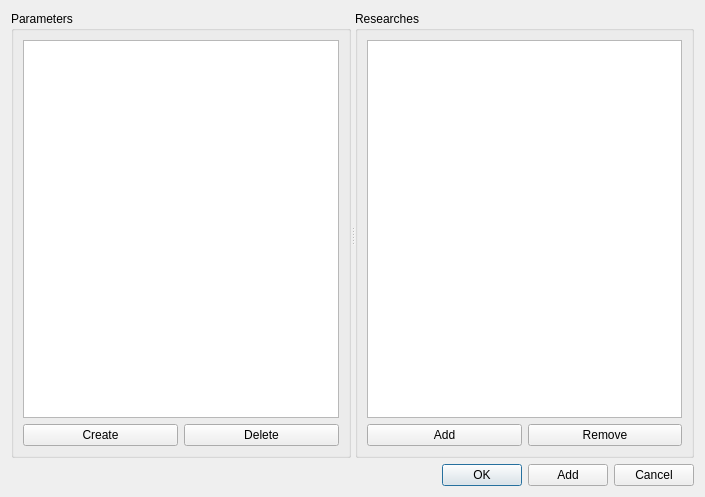
<?xml version="1.0" encoding="UTF-8"?>
<ui version="4.0">
 <class>ParameterAddingDialog</class>
 <widget class="QDialog" name="ParameterAddingDialog">
  <property name="geometry">
   <rect>
    <x>0</x>
    <y>0</y>
    <width>705</width>
    <height>497</height>
   </rect>
  </property>
  <property name="windowTitle">
   <string>Parameter Adding</string>
  </property>
  <layout class="QVBoxLayout" name="verticalLayout_3">
   <item>
    <widget class="QSplitter" name="splitter">
     <property name="orientation">
      <enum>Qt::Horizontal</enum>
     </property>
     <widget class="QGroupBox" name="parameterGroupBox">
      <property name="title">
       <string>Parameters</string>
      </property>
      <layout class="QVBoxLayout" name="verticalLayout">
       <item>
        <widget class="QTableView" name="parameterTableView">
         <property name="editTriggers">
          <set>QAbstractItemView::DoubleClicked|QAbstractItemView::EditKeyPressed</set>
         </property>
         <property name="alternatingRowColors">
          <bool>true</bool>
         </property>
         <property name="selectionBehavior">
          <enum>QAbstractItemView::SelectRows</enum>
         </property>
        </widget>
       </item>
       <item>
        <layout class="QHBoxLayout" name="horizontalLayout">
         <item>
          <widget class="QPushButton" name="createParameterPushButton">
           <property name="text">
            <string>Create</string>
           </property>
          </widget>
         </item>
         <item>
          <widget class="QPushButton" name="deleteParameterPushButton">
           <property name="text">
            <string>Delete</string>
           </property>
          </widget>
         </item>
        </layout>
       </item>
      </layout>
     </widget>
     <widget class="QGroupBox" name="researchGroupBox">
      <property name="title">
       <string>Researches</string>
      </property>
      <layout class="QVBoxLayout" name="verticalLayout_2">
       <item>
        <widget class="QTableView" name="researchTableView">
         <property name="editTriggers">
          <set>QAbstractItemView::NoEditTriggers</set>
         </property>
         <property name="alternatingRowColors">
          <bool>true</bool>
         </property>
         <property name="selectionBehavior">
          <enum>QAbstractItemView::SelectRows</enum>
         </property>
        </widget>
       </item>
       <item>
        <layout class="QHBoxLayout" name="horizontalLayout_2">
         <item>
          <widget class="QPushButton" name="addResearchPushButton">
           <property name="text">
            <string>Add</string>
           </property>
          </widget>
         </item>
         <item>
          <widget class="QPushButton" name="removeResearchPushButton">
           <property name="text">
            <string>Remove</string>
           </property>
          </widget>
         </item>
        </layout>
       </item>
      </layout>
     </widget>
    </widget>
   </item>
   <item>
    <layout class="QHBoxLayout" name="horizontalLayout_3">
     <property name="sizeConstraint">
      <enum>QLayout::SetDefaultConstraint</enum>
     </property>
     <item>
      <spacer name="horizontalSpacer">
       <property name="orientation">
        <enum>Qt::Horizontal</enum>
       </property>
       <property name="sizeHint" stdset="0">
        <size>
         <width>40</width>
         <height>20</height>
        </size>
       </property>
      </spacer>
     </item>
     <item>
      <widget class="QPushButton" name="okPushButton">
       <property name="text">
        <string>OK</string>
       </property>
       <property name="default">
        <bool>true</bool>
       </property>
      </widget>
     </item>
     <item>
      <widget class="QPushButton" name="addPushButton">
       <property name="text">
        <string>Add</string>
       </property>
      </widget>
     </item>
     <item>
      <widget class="QPushButton" name="cancelPushButton">
       <property name="text">
        <string>Cancel</string>
       </property>
      </widget>
     </item>
    </layout>
   </item>
  </layout>
 </widget>
 <resources/>
 <connections/>
</ui>
